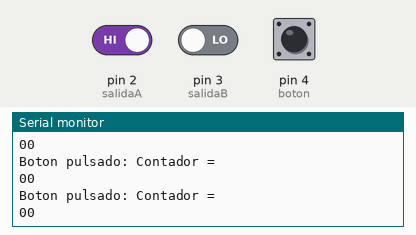
Bench run of a sketch on a simulated Arduino Uno, built with avr-gcc and run on an emulated ATmega328P. On the bench: the last lines printed to the serial monitor. The test bench sets the inputs (shaded band); at power-on: pin 2 (salidaA) HIGH, pin 3 (salidaB) LOW, pin 4 (boton) HIGH.

Above: at 1.2 s.
1.3 s: pin 2 (salidaA) driven LOW
At 1.73 s:
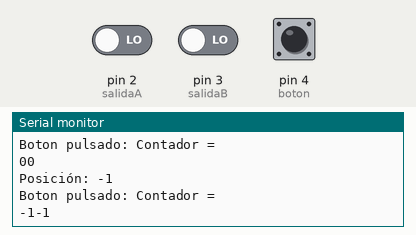
3.0 s: pin 2 (salidaA) driven HIGH
At 3.23 s:
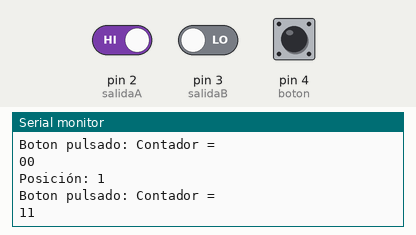
Timing chart, 0 to 6.0 s (numbered marks = the images above; inputs shaded):
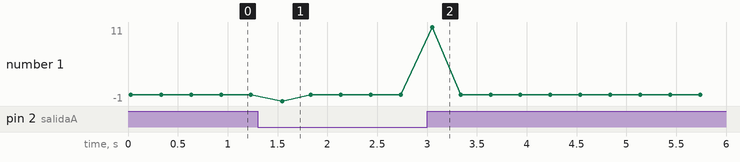

The sketch:

encoder.ino
```cpp
/*  Codificador rotativo Keyes KY-040
    ( KY-007 para algunos vendedores )
    Prueba de conteo, direccion y  pulsador
    No se filtra los ruidos de contacto
*/

#define salidaA 2 //CLK
#define salidaB 3 //DT
#define boton 4   //SW

int contador = 0;
int estadoA;
int estadoPrevioA;
void setup() {
  pinMode (salidaA, INPUT); // pin 2
  pinMode (salidaB, INPUT); // pin 3
  // el pulsador debe ser polarizado a valor ALTO
  pinMode (boton, INPUT_PULLUP);

  Serial.begin (9600);
  // Lee el estado inicial de la salida A
  estadoPrevioA = digitalRead(salidaA);
}
void loop() {

  int horasModif;

  horasModif = pedirHoras();

  Serial.println(horasModif);


}
```

pedirHoras.ino
```cpp
int pedirHoras() {
bool Bot = digitalRead(boton);
  do{
  contador = 0;
  // Lee el estado de la salida A
  estadoA = digitalRead(salidaA);
  // Si el estado previo de la salida A era otro
  // significa que se ha producido un pulso
  if (estadoA != estadoPrevioA) {
    // Si el estado de salida B es diferente del estado
    // de salida A el codificador esta girando a la derecha
    if (digitalRead(salidaB) != estadoA) {
      contador ++;
    } else {
      contador --;
    }
    Serial.print("Posición: ");
    Serial.println(contador);
  }
  // actualiza el estado guardado
  estadoPrevioA = estadoA;

  bool Bot = digitalRead(boton);
  //Serial.print(B);
  }while (!Bot); // si se pulsa el boton su valor va a BAJO
  Serial.println("Boton pulsado: Contador = ");
    Serial.print(contador);
    delay(300);

  return contador;
}
```

Measured:
- after the input at 1.3 s, the serial monitor: prints a new line after 0.21 s (image 1)
- after the input at 3.0 s, the serial monitor: prints a new line at once (image 2)
